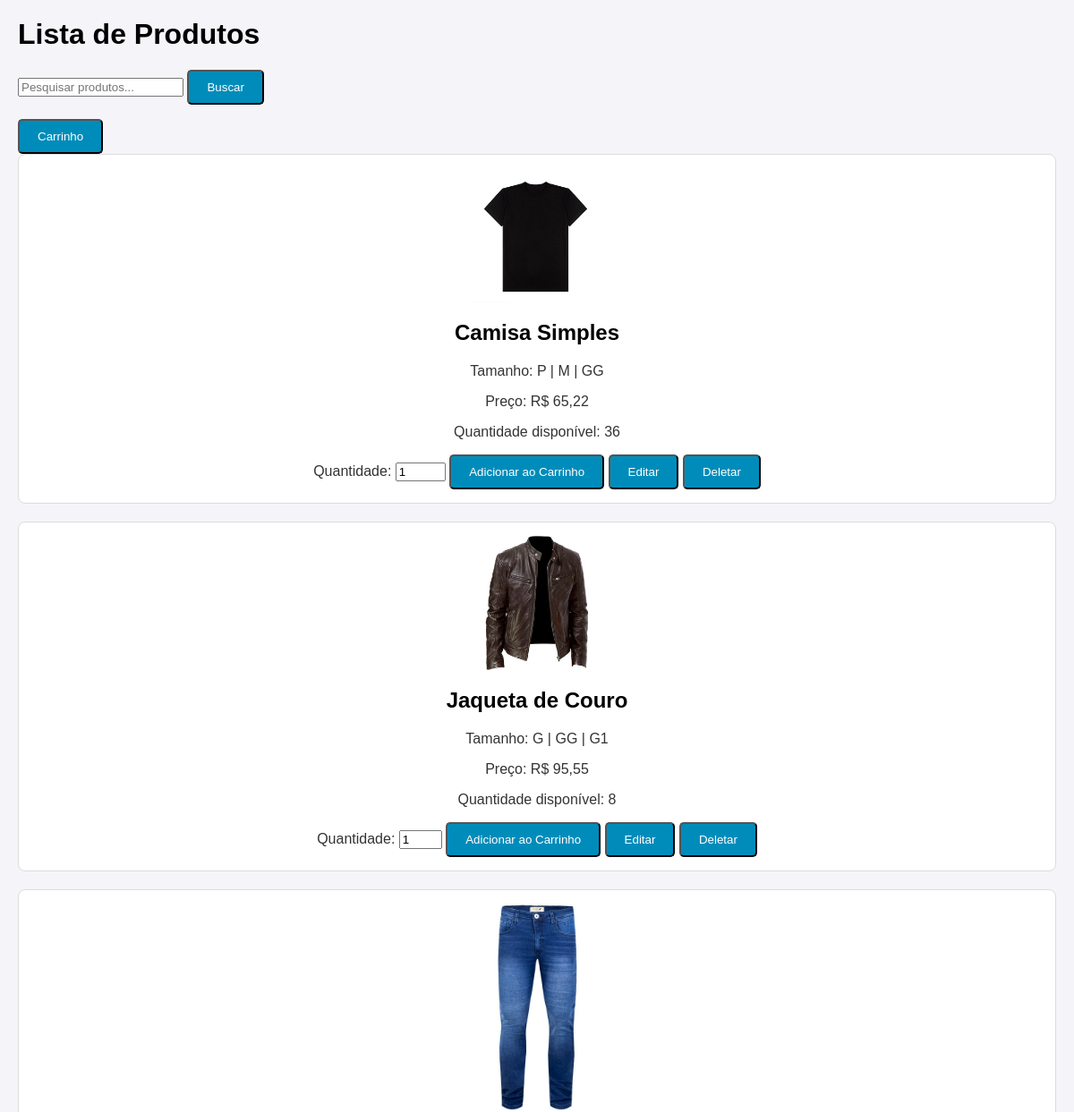
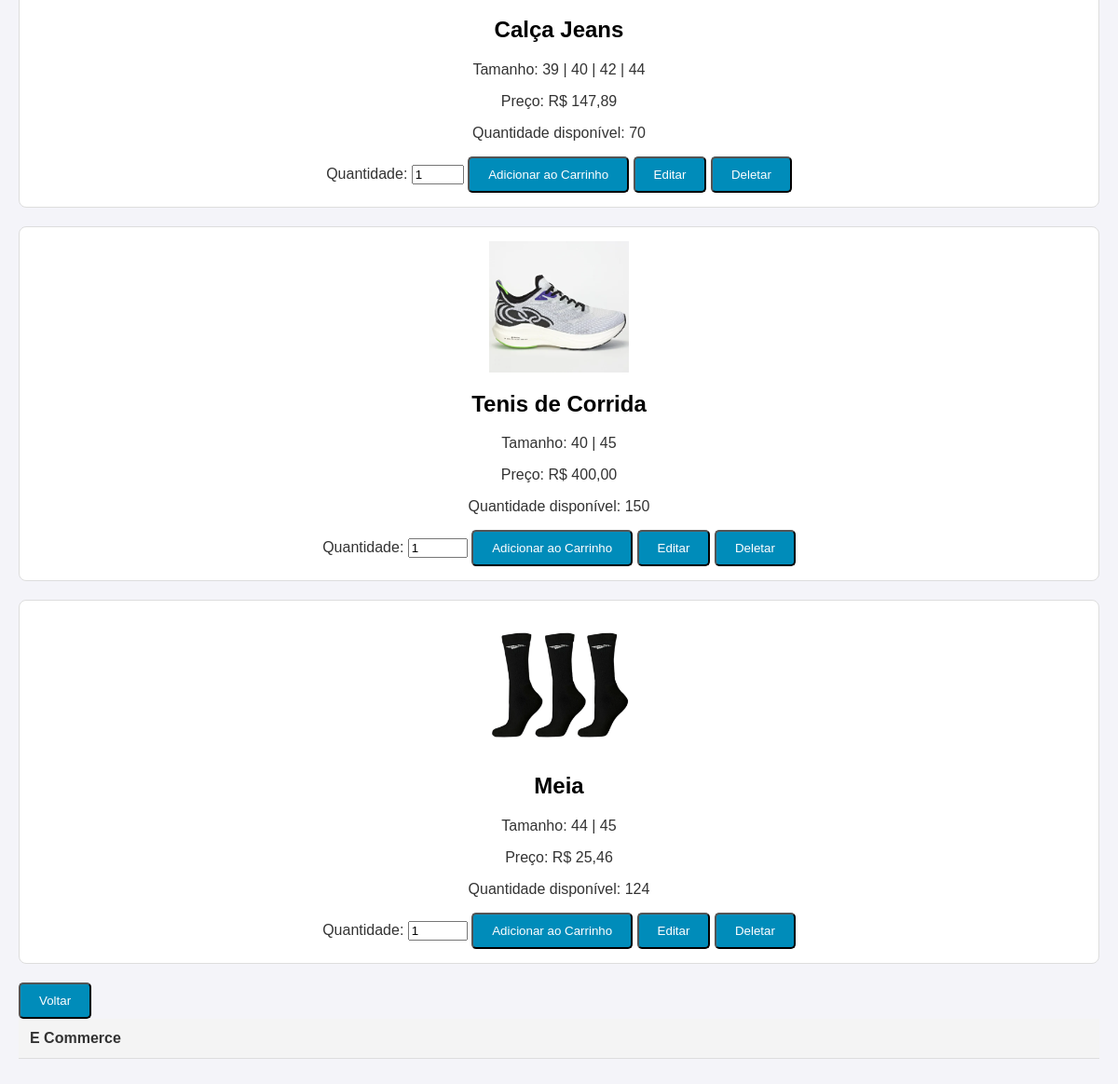
Page /produtos/listar/ on the committed database (2 pictures, top to bottom).
### produtos/models.py (models this page shows, shortened)
class Produto(models.Model):
    nome = models.CharField(max_length=100)                                   # Nome do produto
    descricao = models.TextField()                                            # Descrição detalhada do produto
    preco = models.DecimalField(max_digits=10, decimal_places=2)              # Preço com 2 casas decimais
    quantidade = models.IntegerField()                                        # Quantidade disponível do produto
    imagem = models.ImageField(upload_to='produtos/', blank=True, null=True)  # Imagem (opcional), caso não tenha imagim, sera adicionado uma imagem padrão

### produtos/views.py (the view)
# urls.py: path('listar/', views.listar_produtos, name='listar_produtos'),                                  # Lista todos os produtos disponíveis
def listar_produtos(request):
    query = request.GET.get('q', '')  # Obtém o termo de pesquisa
    if query:
        produtos = Produto.objects.filter(nome__icontains=query)  # Filtra produtos pelo nome
    else:
        produtos = Produto.objects.all()  # Exibe todos os produtos
    return render(request, 'produtos/listar.html', {'produtos': produtos, 'query': query})

### produtos/templates/produtos/listar.html (shortened to what this page needs)
<html lang="pt-br">
    {% load static %}
    <link rel="stylesheet" href="{% static 'css/style.css' %}">
    <h1>Lista de Produtos</h1>
    <form method="get" action="{% url 'listar_produtos' %}">
        <input type="text" name="q" placeholder="Pesquisar produtos..." value="{{ query }}">
        <button type="submit">Buscar</button>
    </form>
    <div class="carrinho-button">
        <a href="{% url 'visualizar_carrinho' %}"><button>Carrinho</button>
        </a>
    </div>
    <table>
        <tr>
            <th>E Commerce</th>
        </tr>
        {% for produto in produtos %}
        <div class="product-card">
            {% if produto.imagem %}
                <img src="{{ produto.imagem.url }}" alt="{{ produto.nome }}" class="img-produto" style="width: 150px; height: auto;">
            {% else %}
                <img src="{% static 'default-image.png' %}" alt="Imagem não disponível" style="width: 150px; height: auto;">
            {% endif %}
            <h2>{{ produto.nome }}</h2>
            <p>{{ produto.descricao }}</p>
            <p>Preço: R$ {{ produto.preco }}</p>
            <p>Quantidade disponível: {{ produto.quantidade }}</p>
            <form action="{% url 'adicionar_ao_carrinho' produto.id %}" method="POST">
                <label for="quantidade">Quantidade:</label>
                <input type="number" name="quantidade" id="quantidade" value="1" min="1" max="{{ produto.quantidade }}">
                <button type="submit">Adicionar ao Carrinho</button>
            </form>
            <a href="{% url 'editar_produto' produto.id %}"><button>Editar</button></a>
            <a href="{% url 'deletar_produto' produto.id %}"><button>Deletar</button></a>
        </div>
        {% endfor %}
        <a href="{% url 'pagina_inicial' %}"><button>Voltar</button></a>
    </table>
</html>

### static/css/style.css (style rules this page uses)
h1, h2 { color: #000000; }
button { background-color: #008CBA; color: white; padding: 10px 20px; border-radius: 5px; cursor: pointer; }
.product-card { border: 1px solid #ddd; padding: 15px; margin-bottom: 20px; background-color: #fff; border-radius: 8px; text-align: center; }
table { width: 100%; border-collapse: collapse; margin-bottom: 20px; }
table th, table td { padding: 12px; text-align: left; border-bottom: 1px solid #ddd; }
table th { background-color: #f4f4f4; }

### rows in the picture
Produto: imagem (picture), nome "Camisa Simples", descricao "Tamanho: P | M | GG", preco "65,22", quantidade "36"
Produto: imagem (picture), nome "Jaqueta de Couro", descricao "Tamanho: G | GG | G1", preco "95,55", quantidade "8"
Produto: imagem (picture), nome "Calça Jeans", descricao "Tamanho: 39 | 40 | 42 | 44", preco "147,89", quantidade "70"
Produto: imagem (picture), nome "Tenis de Corrida", descricao "Tamanho: 40 | 45", preco "400,00", quantidade "150"
Produto: imagem (picture), nome "Meia", descricao "Tamanho: 44 | 45", preco "25,46", quantidade "124"
